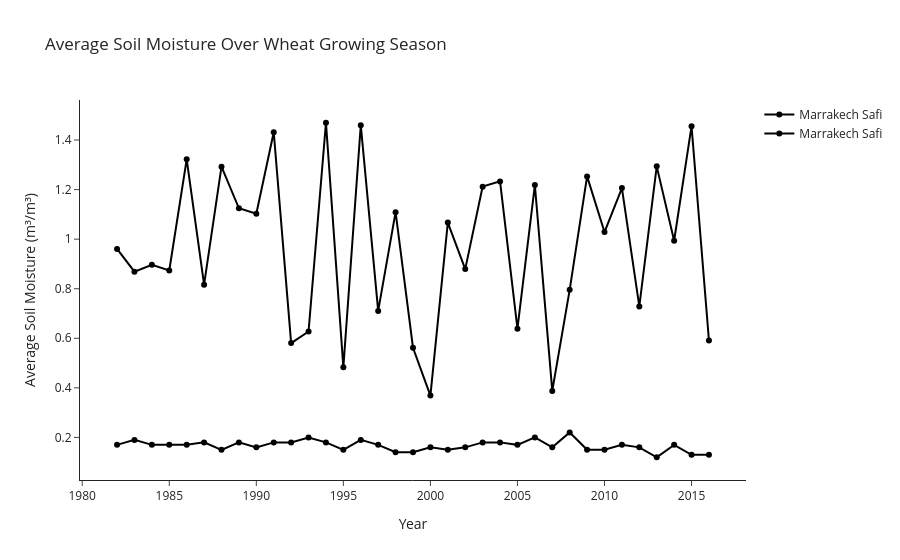

Notebook cell for this chart:
### Code cell
import pandas as pd
import plotly.graph_objs as go

# List of Excel file names and corresponding regions
excel_files = ['SM_1979_2019/Monthly_SM/SM_Beni_Mellal_Khenifra_monthly_avg.xlsx',
               'SM_1979_2019/SM_Beni Mellal_Khenifra_wheat_growing_1982_2016_season.xlsx',
               'SM_1979_2019/SM_Casa_Settat_wheat_growing_1982_2016_season.xlsx', 
               'SM_1979_2019/SM_FesMeknes_wheat_growing_1982_2016_season.xlsx', 
               'SM_1979_2019/SM_Rabat_Sale_kenitra_wheat_growing_1982_2016_season.xlsx']

regions = ['Marrakech Safi', 'Beni Mellal Khenifra', 'Casablanca Settat', 'Fes Meknes', 'Rabat Sale Kenitra']

# Define colors for each region's line
line_colors = ['black', 'blue', 'green', 'red', 'purple']

# Initialize figure with simple_white layout
fig = go.Figure(layout=go.Layout(template='simple_white'))

for excel_file, region, color in zip(excel_files, regions, line_colors):
    # Read the Excel file into a DataFrame
    seasonal_avg_df = pd.read_excel(excel_file)
    
    # Add trace to the figure with specified line color
    fig.add_trace(go.Scatter(x=seasonal_avg_df['Year'], y=seasonal_avg_df['Soil_M'],
                             mode='lines+markers', name=region, line_color=color))

# Customize layout
fig.update_layout(title='Average Soil Moisture Over Wheat Growing Season',
                  xaxis_title='Year',
                  yaxis_title='Average Soil Moisture (m³/m³)',
                  #legend=dict(title='Regions'),
                  xaxis=dict(gridcolor='whitesmoke'), # Set x-axis grid color to whitesmoke
                  yaxis=dict(gridcolor='whitesmoke')) # Set y-axis grid color to whitesmoke

# Show the figure
fig.show()

### Figure 1 — Plotly figure (JSON) as saved in the notebook; plotly's stock layout.template omitted (floating-point values rounded to 4 significant figures)
{"data": [{"line": {"color": "black"}, "mode": "lines+markers", "name": "Marrakech Safi", "type": "scatter", "x": [1982, 1983, 1984, 1985, 1986, 1987, 1988, 1989, 1990, 1991, 1992, 1993, 1994, 1995, 1996, 1997, 1998, 1999, 2000, 2001, 2002, 2003, 2004, 2005, 2006, 2007, 2008, 2009, 2010, 2011, 2012, 2013, 2014, 2015, 2016], "y": [0.17, 0.19, 0.17, 0.17, 0.17, 0.18, 0.15, 0.18, 0.16, 0.18, 0.18, 0.2, 0.18, 0.15, 0.19, 0.17, 0.14, 0.14, 0.16, 0.15, 0.16, 0.18, 0.18, 0.17, 0.2, 0.16, 0.22, 0.15, 0.15, 0.17, 0.16, 0.12, 0.17, 0.13, 0.13]}, {"line": {"color": "black"}, "mode": "lines+markers", "name": "Marrakech Safi", "type": "scatter", "x": [1982, 1983, 1984, 1985, 1986, 1987, 1988, 1989, 1990, 1991, 1992, 1993, 1994, 1995, 1996, 1997, 1998, 1999, 2000, 2001, 2002, 2003, 2004, 2005, 2006, 2007, 2008, 2009, 2010, 2011, 2012, 2013, 2014, 2015, 2016], "y": [0.9603, 0.8686, 0.8963, 0.8737, 1.322, 0.8164, 1.292, 1.125, 1.102, 1.431, 0.5805, 0.6273, 1.47, 0.4829, 1.46, 0.7104, 1.109, 0.5618, 0.3687, 1.067, 0.8791, 1.212, 1.233, 0.6386, 1.218, 0.3876, 0.7955, 1.253, 1.029, 1.206, 0.7285, 1.294, 0.9935, 1.456, 0.591]}], "layout": {"title": {"text": "Average Soil Moisture Over Wheat Growing Season"}, "xaxis": {"gridcolor": "whitesmoke", "title": {"text": "Year"}}, "yaxis": {"gridcolor": "whitesmoke", "title": {"text": "Average Soil Moisture (m³/m³)"}}}}
